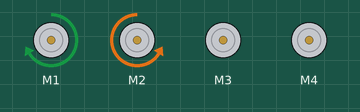
This sketch was run on a simulated Arduino Uno, built with avr-gcc and run on an emulated ATmega328P. Parts: 4 × DC motor (green arrow = forward, orange = backward, longer = faster).

Above: at 1.0 s.
At 3.0 s:
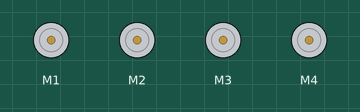
Timing chart, 0 to 5.2 s (numbered marks = the images above):
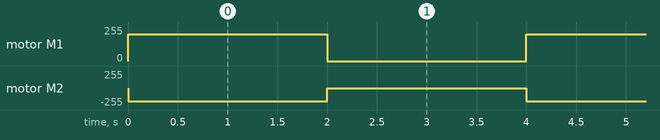

Measured:
- by itself, motor M1: alternates forward 200/255 for 2.0 s and stopped for 2.0 s
- by itself, motor M2: alternates backward 200/255 for 2.0 s and stopped for 2.0 s

The sketch:

motorCC.ino
```cpp
#include <AFMotor.h>
AF_DCMotor motor1(1);
AF_DCMotor motor2(2);
AF_DCMotor motor3(3);
AF_DCMotor motor4(4);

void setup()
{
  motor1.setSpeed(250);  //Velocidad estándar de 250, máxima velocidad posible 255
  motor2.setSpeed(250);  //Recuerda que puedes cambiar la velocidad estándar en el loop
  motor3.setSpeed(250);
  motor4.setSpeed(250);
}

void loop()
{
  motor1.run(FORWARD);   //Recuerda (FORWARD = ADELANTE) – (BACKWARD = ATRAS) – (RELEASE = DETENER)
  motor2.run(BACKWARD);
  motor1.run(FORWARD);
  motor2.run(BACKWARD);
  motor1.setSpeed(200);  //Puedes varias la velocidad de 0 como mínima a 255 como maxima
  motor2.setSpeed(200);  //Sin embargo con velocidades menores a 100 generalmente el motor ya no tiene la potencia para mover un robot
  motor3.setSpeed(200);
  motor4.setSpeed(200);
  delay(2000);

   motor1.run(RELEASE);   //Recuerda (FORWARD = ADELANTE) – (BACKWARD = ATRAS) – (RELEASE = DETENER)
  motor2.run(RELEASE);
  motor1.run(RELEASE);
  motor2.run(RELEASE);
  motor1.setSpeed(200);  //Puedes varias la velocidad de 0 como mínima a 255 como maxima
  motor2.setSpeed(200);  //Sin embargo con velocidades menores a 100 generalmente el motor ya no tiene la potencia para mover un robot
  motor3.setSpeed(200);
  motor4.setSpeed(200);
  delay(2000);
}
```
